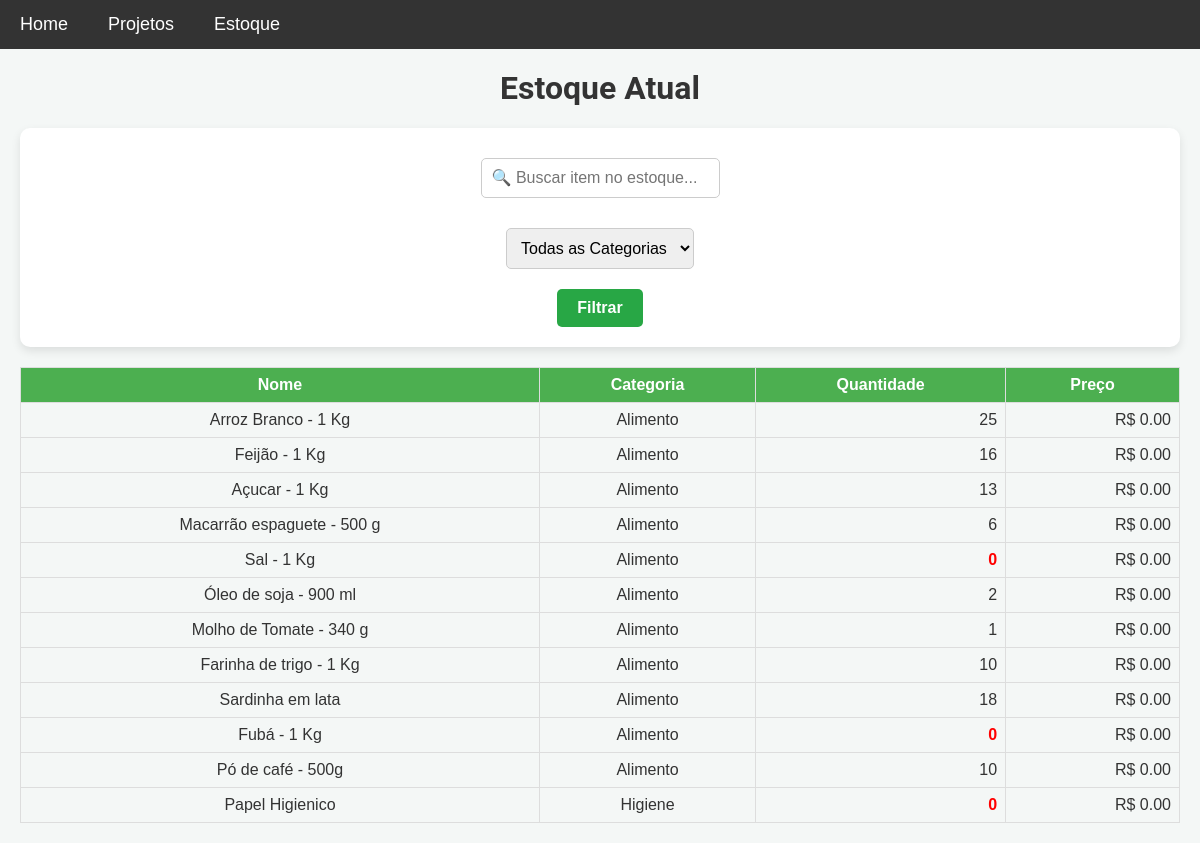
Page /estoque on the earlier database version.
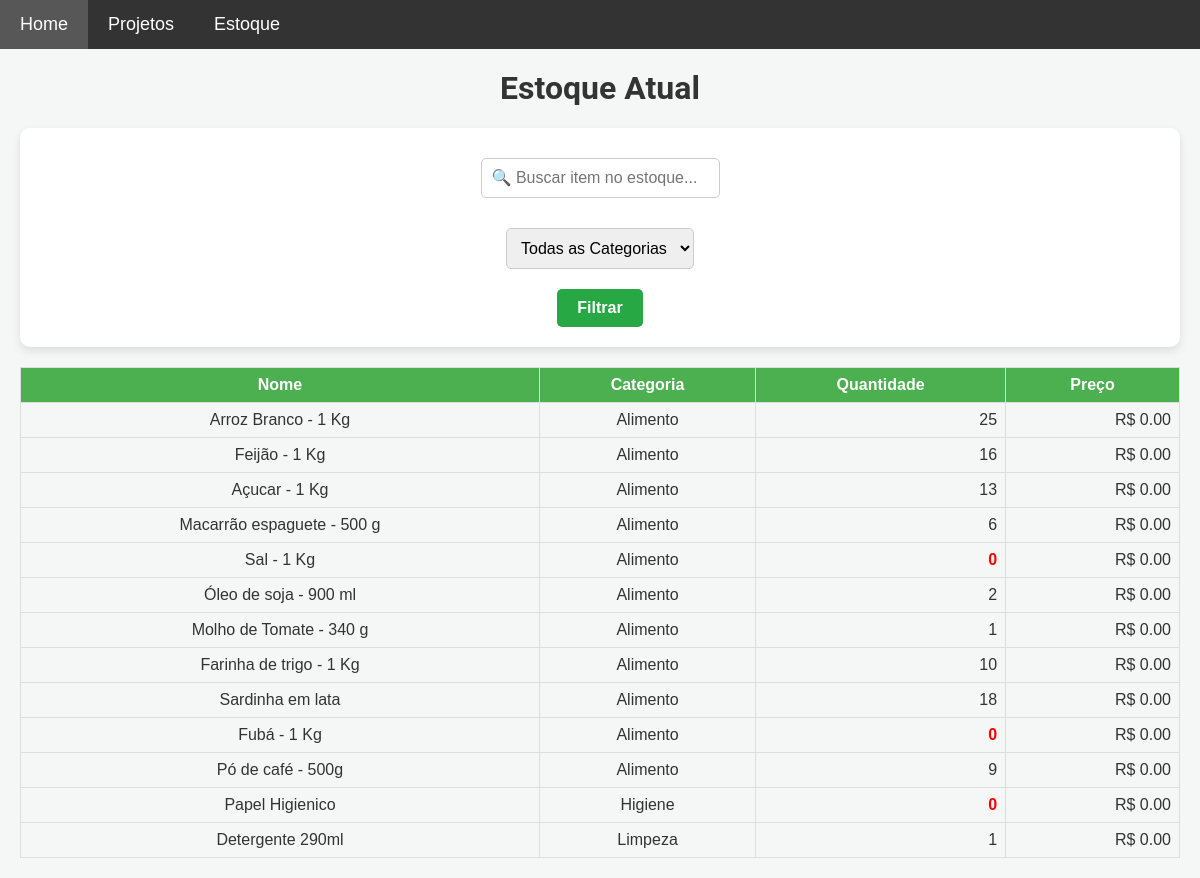
Same page on the later database version.
### models.py (models this page shows)
class Item(db.Model):
    __table_args__ = {'extend_existing': True}  # Estende a tabela existente ao invés de tentar recriá-la
    id = db.Column(db.Integer, primary_key=True)
    nome = db.Column(db.String(100), nullable=False)
    descricao = db.Column(db.Text, nullable=False)
    categoria = db.Column(db.String(50), nullable=False)
    quantidade = db.Column(db.Integer, nullable=False, default=0)
    preco = db.Column(db.Float, nullable=False)

### app.py (the view)
@app.route('/estoque')
def estoque_atual():
    busca = request.args.get('busca', '')  # Termo de busca, se houver
    categoria = request.args.get('categoria', '')  # Categoria selecionada, se houver
    itens = Item.query.all()
    if busca:
        busca_sem_acentos = remover_acentos(busca).lower()
        itens = [item for item in itens if busca_sem_acentos in remover_acentos(item.nome).lower()]
    if categoria and categoria != 'todas':
        itens = [item for item in itens if item.categoria == categoria]
    categorias = list(set([item.categoria for item in Item.query.all()]))
    return render_template('estoque_atual.html', itens=itens, categorias=categorias)

### templates/estoque_atual.html (shortened to what this page needs)
{% extends 'base.html' %}
{% block content %}
<h1>Estoque Atual</h1>
<form id="search-form" method="GET" action="/estoque" class="search-form">
    <div class="form-group">
        <input type="text" name="busca" id="search" placeholder="🔍 Buscar item no estoque..." value="{{ request.args.get('busca', '') }}">
    </div>
    <div class="form-group">
        <select name="categoria" id="categoria">
            <option value="todas">Todas as Categorias</option>
        </select>
    </div>
    <div class="form-group">
        <button type="submit"> Filtrar</button>
    </div>
</form>
{% if itens %}
<table class="estoque-table" id="estoqueTable" data-sort-direction="asc">
    <thead>
        <tr>
            <th>Nome </th>
            <th>Categoria </th>
            <th>Quantidade </th>
            <th>Preço </th>
        </tr>
    </thead>
    <tbody>
        {% for item in itens %}
        <tr>
            <td>{{ item.nome }}</td>
            <td>{{ item.categoria }}</td>
            <td class="{{ 'alerta' if item.quantidade <= 0 else '' }}">{{ item.quantidade }}</td>
            <td>R$ {{ '%.2f' | format(item.preco) }}</td>
        </tr>
        {% endfor %}
    </tbody>
</table>
{% else %}
    <p class="mensagens danger">Nenhum item encontrado.</p>
{% endif %}
{% endblock %}

Differences in the rows shown:
changed Item "Pó de café - 500g": quantidade "10" → "9"
added Item: nome "Detergente 290ml", categoria "Limpeza", quantidade "1", preco "0.00"
